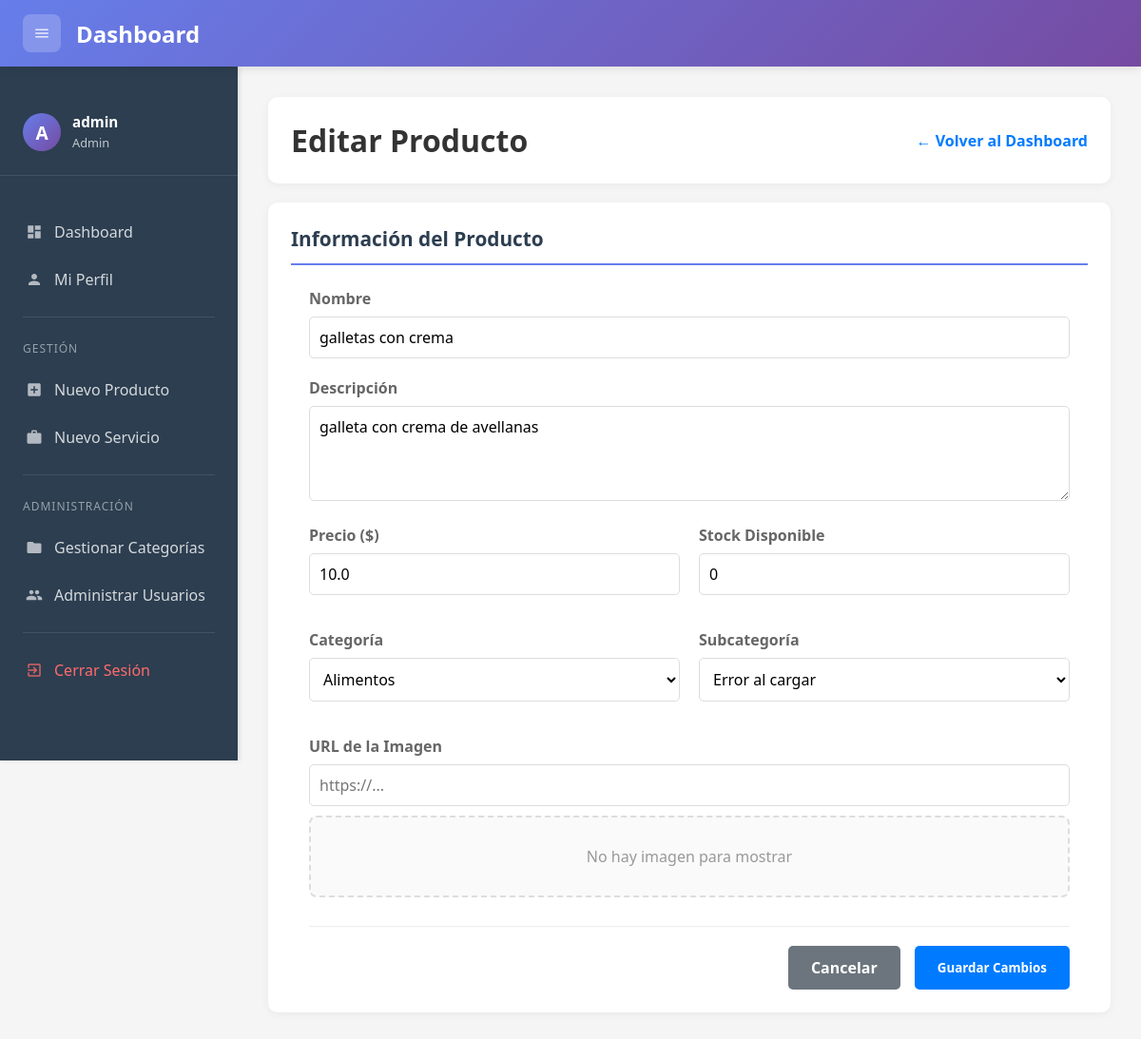
The app's page /productos/2/editar (signed in), older data.
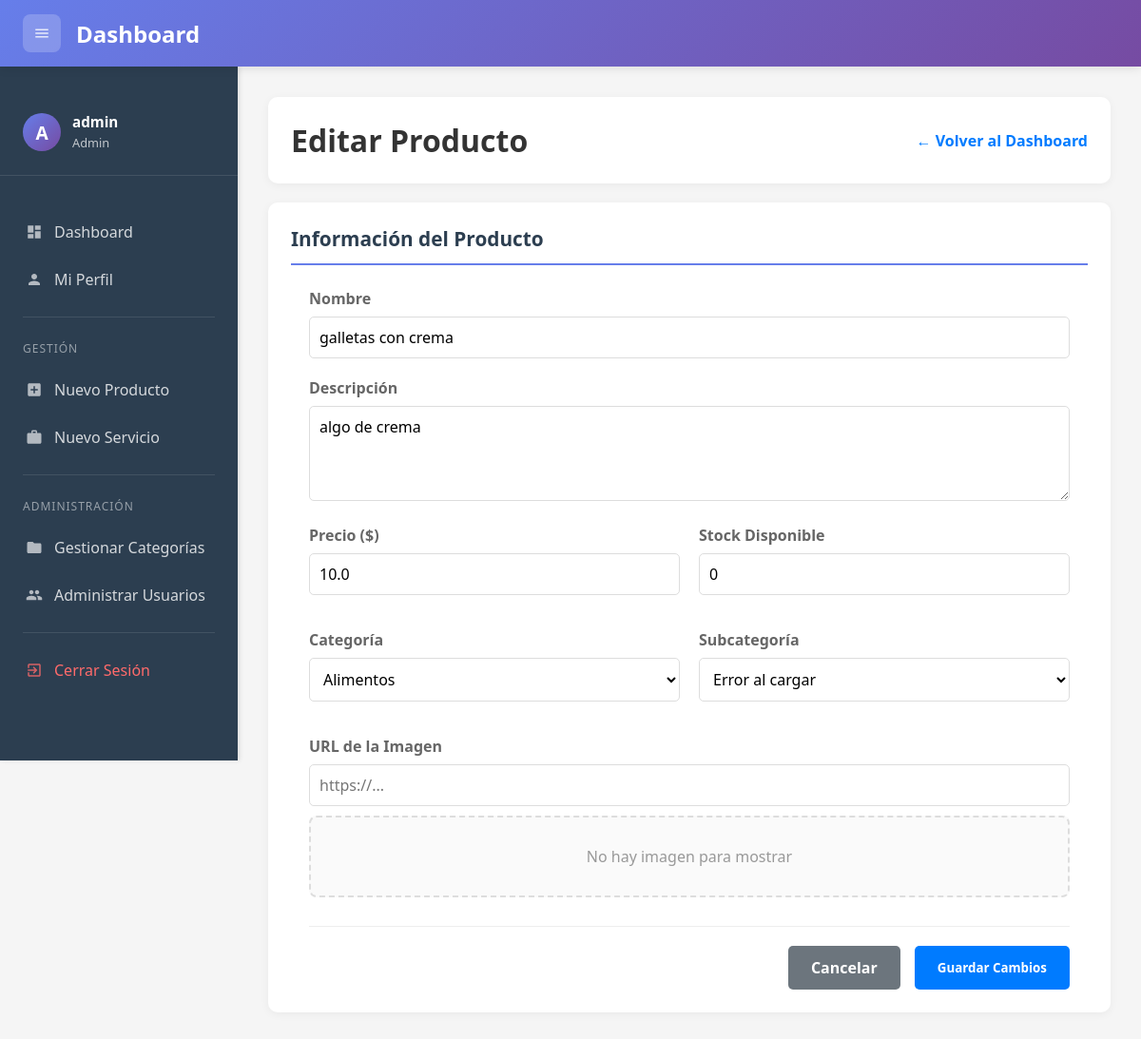
The same page, newer data.
### models.py (models this page shows, shortened)
class Producto(db.Model):
    id = db.Column(db.Integer, primary_key=True)
    nombre = db.Column(db.String(100), nullable=False)
    descripcion = db.Column(db.Text)
    precio = db.Column(db.Float, nullable=False)
    stock = db.Column(db.Integer, default=0)
    vendidos = db.Column(db.Integer, default=0)
    categoria_id = db.Column(db.Integer, db.ForeignKey('categorias.id'))
    subcategoria_id = db.Column(db.Integer, db.ForeignKey('subcategorias.id'))
    categoria = db.relationship('Categoria', backref=db.backref('productos', lazy=True))
    subcategoria = db.relationship('Subcategoria', backref=db.backref('productos', lazy=True))
    imagen_url = db.Column(db.String(255))
    created_by = db.Column(db.Integer, db.ForeignKey('user.id'))
    created_at = db.Column(db.DateTime, default=datetime.now)
    updated_at = db.Column(db.DateTime, default=datetime.now, onupdate=datetime.now)

class Categoria(db.Model):
    __tablename__ = 'categorias'
    id = db.Column(db.Integer, primary_key=True)
    nombre = db.Column(db.String(100), nullable=False)
    tipo = db.Column(db.String(20), nullable=False)  # 'producto', 'servicio', 'mixto'
    nivel = db.Column(db.Integer, default=1)  # 1: principal, 2: subcategoría, 3: especialidad
    parent_id = db.Column(db.Integer, db.ForeignKey('categorias.id'), nullable=True)
    orden = db.Column(db.Integer, default=0)
    icono = db.Column(db.String(50), nullable=True)
    descripcion = db.Column(db.Text, nullable=True)
    created_at = db.Column(db.DateTime, default=datetime.now)
    updated_at = db.Column(db.DateTime, default=datetime.now, onupdate=datetime.now)
    created_by = db.Column(db.Integer, db.ForeignKey('user.id'))
    subcategorias = db.relationship('Subcategoria', backref='categoria', lazy=True, cascade='all, delete-orphan')
    children = db.relationship('Categoria', backref=db.backref('parent', remote_side=[id]), lazy=True)

### app.py (the view, shortened to what this page needs)
@app.route('/productos/<int:id>/editar', methods=['GET', 'POST'])
@login_required
def editar_producto(id):
    producto = Producto.query.get_or_404(id)
    if not current_user.is_admin() and producto.created_by != current_user.id:
        flash('No tienes permisos para editar este producto', 'error')
        return redirect(url_for('dashboard'))
    categorias = Categoria.query.filter_by(tipo='producto').all()
    return render_template('editar_item.html',
                         item=producto,
                         tipo='producto',
                         categorias=categorias,
                         page_title='Editar Producto')

### app.py (called while the page is built)
@login_manager.user_loader
def load_user(user_id):
    return User.query.get(int(user_id))

@app.context_processor
def inject_user_data():
    if current_user.is_authenticated:
        return {
            'es_admin': current_user.is_admin(),
            'current_user': current_user
        }
    return {}

### models.py (called while the page is built)
    def is_admin(self):
        return self.role == 'admin'

### templates/editar_item.html (shortened to what the changed rows need)
{% extends "base.html" %}
{% block content %}
    <div class="section" style="display: flex; justify-content: space-between; align-items: center; margin-bottom: 20px;">
        <h1 style="margin: 0;">{{ 'Editar Producto' if tipo == 'producto' else 'Editar Servicio' }}</h1>
    </div>
    <div class="section">
        <h2 class="section-title">Información del {{ 'Producto' if tipo == 'producto' else 'Servicio' }}</h2>
        <form method="POST" id="editForm" style="max-width: 800px; margin: 0 auto;">
            <div class="form-group" style="margin-bottom: 20px;">
                <label for="nombre" style="display: block; margin-bottom: 8px; font-weight: bold;">Nombre</label>
                <input type="text" id="nombre" name="nombre" class="form-control"
                       value="{{ item.nombre }}" required
                       style="width: 100%; padding: 10px; border: 1px solid #ddd; border-radius: 5px;">
            </div>
            <div class="form-group" style="margin-bottom: 20px;">
                <label for="descripcion" style="display: block; margin-bottom: 8px; font-weight: bold;">Descripción</label>
                <textarea id="descripcion" name="descripcion" class="form-control" required
                          style="width: 100%; padding: 10px; border: 1px solid #ddd; border-radius: 5px; min-height: 100px; resize: vertical;">{{ item.descripcion }}</textarea>
            </div>
            <div style="display: flex; gap: 20px; margin-bottom: 20px; flex-wrap: wrap;">
                <div style="flex: 1; min-width: 200px;">
                    <div class="form-group">
                        <label for="precio" style="display: block; margin-bottom: 8px; font-weight: bold;">Precio ($)</label>
                        <input type="number" id="precio" name="precio" class="form-control" step="0.01" min="0"
                               value="{{ item.precio }}" required
                               style="width: 100%; padding: 10px; border: 1px solid #ddd; border-radius: 5px;">
                    </div>
                </div>
                {% if tipo == 'producto' %}
                <div style="flex: 1; min-width: 200px;">
                    <div class="form-group">
                        <label for="stock" style="display: block; margin-bottom: 8px; font-weight: bold;">Stock Disponible</label>
                        <input type="number" id="stock" name="stock" class="form-control" min="0"
                               value="{{ item.stock }}"
                               style="width: 100%; padding: 10px; border: 1px solid #ddd; border-radius: 5px;">
                    </div>
                </div>
                {% endif %}
            </div>
            <div style="display: flex; gap: 20px; margin-bottom: 20px; flex-wrap: wrap;">
                <div style="flex: 1; min-width: 200px;">
                    <div class="form-group">
                        <label for="categoria" style="display: block; margin-bottom: 8px; font-weight: bold;">Categoría</label>
                        <select id="categoria" name="categoria" class="form-control"
                                style="width: 100%; padding: 10px; border: 1px solid #ddd; border-radius: 5px;">
                            {% for cat in categorias %}
                            <option value="{{ cat.id }}" {% if item.categoria_id == cat.id %}selected{% endif %}>
                                {{ cat.nombre }}
                            </option>
                            {% endfor %}
                        </select>
                    </div>
                </div>
            </div>
        </form>
    </div>
{% endblock %}

Row changes from the older to the newer data that the page shows:
changed Producto "galletas con crema": descripcion "galleta con crema de avellanas" → "algo de crema"
